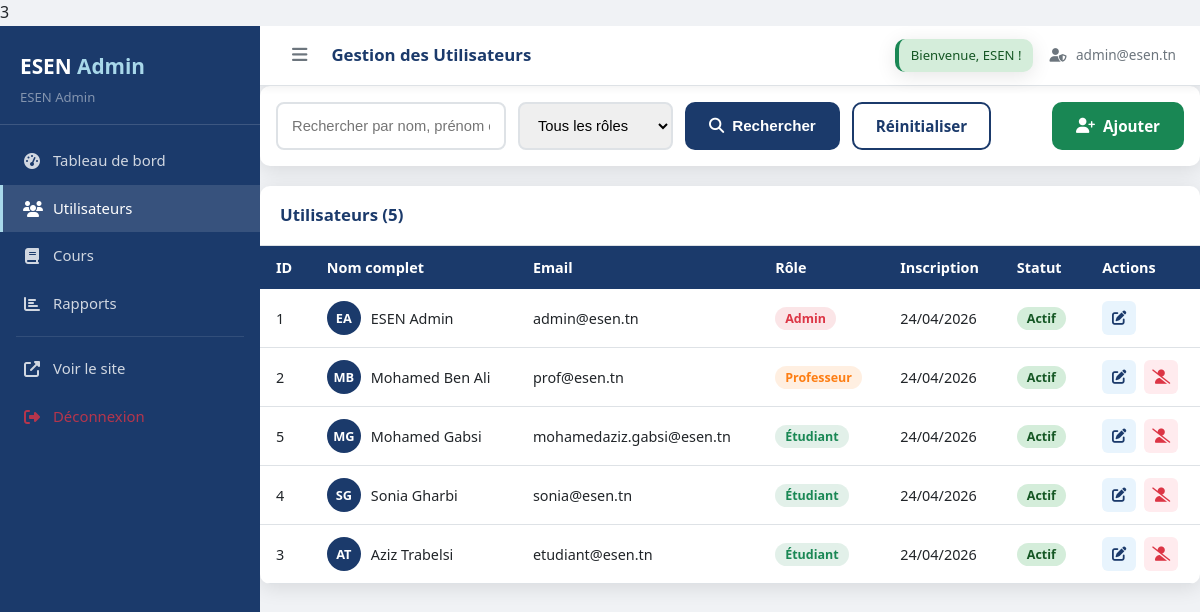
/?ctrl=admin&action=utilisateurs (signed in), run on the app's committed database.
### tables this page shows
CREATE TABLE `utilisateurs` (
  `id_user` int(11) NOT NULL,
  `nom` varchar(50) NOT NULL,
  `prenom` varchar(50) NOT NULL,
  `email` varchar(100) NOT NULL,
  `mot_de_passe` varchar(255) NOT NULL,
  `role` enum('admin','professeur','etudiant') DEFAULT 'etudiant',
  `actif` tinyint(1) DEFAULT 1,
  `date_inscription` datetime DEFAULT current_timestamp(),
  `derniere_connexion` datetime DEFAULT NULL
);

### controllers/AdminController.php (called while the page is built, shortened)
<?php
require_once ROOT_PATH . 'core/Controller.php';
class AdminController extends Controller {
    private UtilisateurModel  $utilisateurModel;
    public function __construct() {
        $this->utilisateurModel  = new UtilisateurModel();
    }
    public function utilisateurs(): void {
        $role  = $this->input('role', '');
        $terme = $this->input('q', '');
        $page  = max(1, (int) $this->input('page', 1));
        if ($terme) {
            $users = $this->utilisateurModel->rechercher($terme, $role);
        } elseif ($role) {
            $users = $this->utilisateurModel->findByRole($role);
        } else {
            $users = $this->utilisateurModel->findAll('nom');
        }
        $this->render('admin/utilisateurs', [
            'title' => 'Gestion des Utilisateurs',
            'users' => $users,
            'role'  => $role,
            'terme' => $terme,
            'page'  => $page,
        ], 'admin');
    }
}

### config/database.php (called while the page is built, shortened)
<?php
class Database {
    private static ?PDO $instance = null;
    public static function getInstance(): PDO {
        if (self::$instance === null) {
            $dsn = sprintf(
                'mysql:host=%s;dbname=%s;charset=%s',
                DB_HOST,
                DB_NAME,
                DB_CHARSET
            );
            $options = [
                PDO::ATTR_ERRMODE            => PDO::ERRMODE_EXCEPTION,
                PDO::ATTR_DEFAULT_FETCH_MODE => PDO::FETCH_ASSOC,
                PDO::ATTR_EMULATE_PREPARES   => false,
                PDO::MYSQL_ATTR_INIT_COMMAND => "SET NAMES 'utf8mb4'"
            ];
            try {
                self::$instance = new PDO($dsn, DB_USER, DB_PASS, $options);
            } catch (PDOException $e) {
                error_log('Erreur de connexion BD: ' . $e->getMessage());
                throw new PDOException('Impossible de se connecter à la base de données.');
            }
        }
        return self::$instance;
    }
}

### core/Model.php (called while the page is built, shortened)
<?php
require_once ROOT_PATH . 'config/database.php';
abstract class Model {
    protected PDO $db;
    protected string $table;
    public function __construct() {
        $this->db = Database::getInstance();
    }
    public function findAll(string $orderBy = '', string $order = 'ASC'): array {
        $sql = "SELECT * FROM {$this->table}";
        if ($orderBy) {
            $sql .= " ORDER BY {$orderBy} {$order}";
        }
        $stmt = $this->db->query($sql);
        return $stmt->fetchAll();
    }
}

### views/admin/utilisateurs.php (the view, shortened to what this page needs)
<div class="filter-bar">
    <form method="GET" action="<?= BASE_URL ?>">
        <div class="filter-group">
            <input type="text" name="q" value="<?= htmlspecialchars($terme ?? '') ?>"
                   placeholder="Rechercher par nom, prénom ou email..." class="search-input">
            <select name="role" class="filter-select">
                <option value="">Tous les rôles</option>
            </select>
            <button type="submit" class="btn btn-primary"><i class="fas fa-search"></i> Rechercher</button>
            <a href="?ctrl=admin&action=utilisateurs" class="btn btn-secondary">Réinitialiser</a>
        </div>
    </form>
    <a href="?ctrl=admin&action=ajouterUtilisateur" class="btn btn-success">
        <i class="fas fa-user-plus"></i> Ajouter
    </a>
</div>
<div class="card">
    <div class="card-header">
        <h3>Utilisateurs (<?= count($users) ?>)</h3>
    </div>
    <div class="table-responsive">
        <table class="data-table">
            <thead>
                <tr>
                    <th>ID</th>
                    <th>Nom complet</th>
                    <th>Email</th>
                    <th>Rôle</th>
                    <th>Inscription</th>
                    <th>Statut</th>
                    <th>Actions</th>
                </tr>
            </thead>
            <tbody>
                <?php if (empty($users)): ?>
                <tr><td colspan="7" class="empty-state">Aucun utilisateur trouvé</td></tr>
                <?php else: ?>
                <?php foreach ($users as $user): ?>
                <tr>
                    <td><?= $user['id_user'] ?></td>
                    <td>
                        <div class="user-avatar">
                            <span class="avatar-circle"><?= strtoupper(substr($user['prenom'],0,1).substr($user['nom'],0,1)) ?></span>
                            <?= htmlspecialchars($user['prenom'] . ' ' . $user['nom']) ?>
                        </div>
                    </td>
                    <td><?= htmlspecialchars($user['email']) ?></td>
                    <td>
                        <?php
                        $roleBadge = match($user['role']) {
                            'admin' => ['Admin', '#dc3545'],
                            'professeur' => ['Professeur', '#fd7e14'],
                            default => ['Étudiant', '#198754'],
                        };
                        ?>
                        <span class="badge" style="background:<?= $roleBadge[1] ?>20;color:<?= $roleBadge[1] ?>">
                            <?= $roleBadge[0] ?>
                        </span>
                    </td>
                    <td><?= date('d/m/Y', strtotime($user['date_inscription'])) ?></td>
                    <td>
                        <span class="badge <?= $user['actif'] ? 'badge-success' : 'badge-danger' ?>">
                            <?= $user['actif'] ? 'Actif' : 'Inactif' ?>
                        </span>
                    </td>
                    <td class="actions-cell">
                        <a href="?ctrl=admin&action=modifierUtilisateur&id=<?= $user['id_user'] ?>"
                           class="btn-icon" title="Modifier"><i class="fas fa-edit"></i></a>
                        <?php if ($user['id_user'] !== $_SESSION['user']['id']): ?>
                        <a href="?ctrl=admin&action=supprimerUtilisateur&id=<?= $user['id_user'] ?>"
                           class="btn-icon btn-danger" title="Désactiver"
                           onclick="return confirm('Désactiver ce compte ?')">
                            <i class="fas fa-user-slash"></i>
                        </a>
                        <?php endif; ?>
                    </td>
                </tr>
                <?php endforeach; ?>
                <?php endif; ?>
            </tbody>
        </table>
    </div>
</div>

### public/css/style.css (style rules this page uses)
:root { --primary: #1B3A6B; --primary-lt: #2563A8; --accent: #E8F4FD; --success: #198754; --danger: #DC3545; --warning: #FD7E14; --info: #0DCAF0; --dark: #212529; --gray: #6C757D; --light: #F8F9FA; --border: #DEE2E6; --radius: 10px; --shadow: 0 4px 20px rgba(0,0,0,0.10); --transition: 0.25s ease; }
*, *::before, *::after { box-sizing: border-box; margin: 0; padding: 0; }
html { scroll-behavior: smooth; }
body { font-family: 'Segoe UI', Arial, sans-serif; color: var(--dark); background: #fff; line-height: 1.6; }
a { color: var(--primary-lt); text-decoration: none; transition: color var(--transition); }
.btn { display: inline-flex; align-items: center; gap: 8px; padding: 10px 22px; border-radius: var(--radius); font-size: 0.95rem; font-weight: 600; cursor: pointer; border: 2px solid transparent; transition: all var(--transition); }
.btn-primary { background: var(--primary); color: #fff; }
.btn-secondary { background: #fff; color: var(--primary); border-color: var(--primary); }
.btn-success { background: var(--success); color: #fff; }
.btn-danger { background: var(--danger); color: #fff; }
.btn-icon { display: inline-flex; align-items: center; justify-content: center; width: 34px; height: 34px; border-radius: 6px; background: var(--accent); color: var(--primary); font-size: 0.9rem; transition: all var(--transition); }
.btn-icon.btn-danger { background: #FFEBEE; color: var(--danger); }
.badge { display: inline-block; padding: 3px 10px; border-radius: 20px; font-size: 0.78rem; font-weight: 600; }
.badge-success { background: #D4EDDA; color: #155724; }
.data-table { width: 100%; border-collapse: collapse; font-size: 0.9rem; }
.data-table th { background: var(--primary); color: #fff; padding: 12px 16px; text-align: left; font-weight: 600; }
.data-table td { padding: 12px 16px; border-bottom: 1px solid var(--border); vertical-align: middle; }
.table-responsive { overflow-x: auto; }
.actions-cell { display: flex; gap: 8px; align-items: center; }
.user-avatar { display: flex; align-items: center; gap: 10px; }
.avatar-circle { width: 34px; height: 34px; border-radius: 50%; background: var(--primary); color: #fff; display: inline-flex; align-items: center; justify-content: center; font-size: 0.8rem; font-weight: 700; flex-shrink: 0; }
.card { background: #fff; border-radius: var(--radius); box-shadow: var(--shadow); overflow: hidden; }
.card-header { display: flex; align-items: center; justify-content: space-between; padding: 16px 20px; border-bottom: 1px solid var(--border); }
.card-header h3 { font-size: 1.05rem; color: var(--primary); }
.admin-body { background: #F1F5F9; }
.filter-bar { display: flex; align-items: center; justify-content: space-between; gap: 16px; margin-bottom: 20px; background: #fff; padding: 16px; border-radius: var(--radius); box-shadow: var(--shadow); }
.filter-group { display: flex; gap: 12px; flex: 1; flex-wrap: wrap; }
.search-input { flex: 1; min-width: 200px; padding: 10px 14px; border: 2px solid var(--border); border-radius: 8px; font-size: 0.92rem; }
.filter-select { padding: 10px 14px; border: 2px solid var(--border); border-radius: 8px; font-size: 0.92rem; }

### public/css/admin.css (style rules this page uses)
.admin-body { background: #F0F2F5; margin: 0; padding: 0; font-family: 'Segoe UI', Arial, sans-serif; }

### data on the page
utilisateurs: id_user "1", prenom+nom "EA", prenom+nom "ESEN Admin", email "admin@esen.tn", role "Admin", date_inscription "24/04/2026", actif "Actif"
utilisateurs: id_user "2", prenom+nom "MB", prenom+nom "Mohamed Ben Ali", email "prof@esen.tn", role "Professeur", date_inscription "24/04/2026", actif "Actif"
utilisateurs: id_user "5", prenom+nom "MG", prenom+nom "Mohamed Gabsi", email "mohamedaziz.gabsi@esen.tn", role "Étudiant", date_inscription "24/04/2026", actif "Actif"
utilisateurs: id_user "4", prenom+nom "SG", prenom+nom "Sonia Gharbi", email "sonia@esen.tn", role "Étudiant", date_inscription "24/04/2026", actif "Actif"
utilisateurs: id_user "3", prenom+nom "AT", prenom+nom "Aziz Trabelsi", email "etudiant@esen.tn", role "Étudiant", date_inscription "24/04/2026", actif "Actif"

### other printed values
$_SESSION['user']['prenom'] . ' ' . $_SESSION['user']['nom'] "ESEN Admin"
$title "Gestion des Utilisateurs"
$msg "Bienvenue, ESEN !"
$_SESSION['user']['email'] "admin@esen.tn"
count($users) "5"
